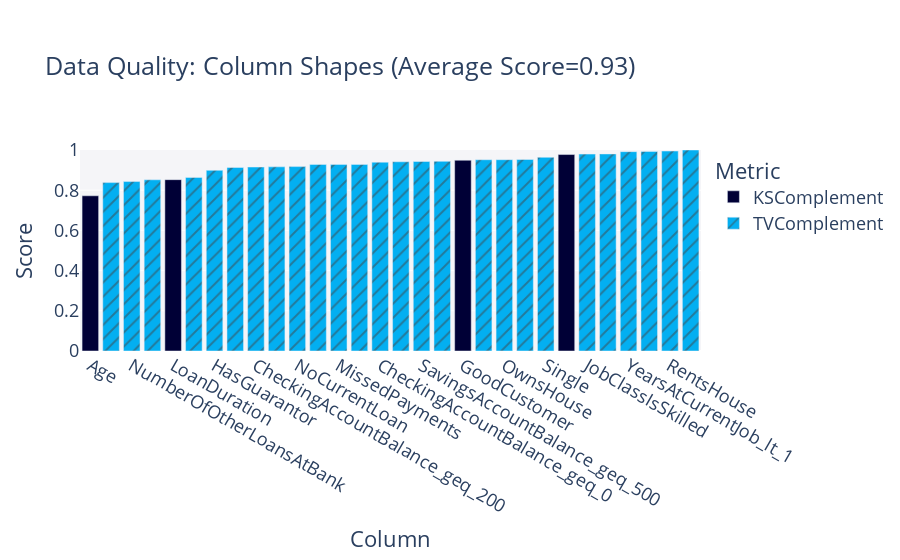

The cell this chart's notebook holds for it:
### Code cell
quality_report.get_visualization('Column Shapes')

### Figure 1 — Plotly figure (JSON) as saved in the notebook; plotly's stock layout.template omitted (floating-point values rounded to 4 significant figures)
{"data": [{"alignmentgroup": "True", "customdata": [["KSComplement"], ["KSComplement"], ["KSComplement"], ["KSComplement"]], "hovertemplate": "<b>%{hovertext}</b><br><br>Metric=%{customdata[0]}<br>Score=%{y}<extra></extra>", "hovertext": ["GoodCustomer", "Age", "LoanDuration", "LoanAmount"], "legendgroup": "KSComplement", "marker": {"color": "#000036", "pattern": {"shape": ""}}, "name": "KSComplement", "offsetgroup": "KSComplement", "orientation": "v", "showlegend": true, "textposition": "auto", "type": "bar", "x": ["GoodCustomer", "Age", "LoanDuration", "LoanAmount"], "xaxis": "x", "y": [0.949, 0.7722, 0.8524, 0.9774], "yaxis": "y"}, {"alignmentgroup": "True", "customdata": [["TVComplement"], ["TVComplement"], ["TVComplement"], ["TVComplement"], ["TVComplement"], ["TVComplement"], ["TVComplement"], ["TVComplement"], ["TVComplement"], ["TVComplement"], ["TVComplement"], ["TVComplement"], ["TVComplement"], ["TVComplement"], ["TVComplement"], ["TVComplement"], ["TVComplement"], ["TVComplement"], ["TVComplement"], ["TVComplement"], ["TVComplement"], ["TVComplement"], ["TVComplement"], ["TVComplement"], ["TVComplement"], ["TVComplement"]], "hovertemplate": "<b>%{hovertext}</b><br><br>Metric=%{customdata[0]}<br>Score=%{y}<extra></extra>", "hovertext": ["Gender", "ForeignWorker", "Single", "PurposeOfLoan", "LoanRateAsPercentOfIncome", "YearsAtCurrentHome", "NumberOfOtherLoansAtBank", "NumberOfLiableIndividuals", "HasTelephone", "CheckingAccountBalance_geq_0", "CheckingAccountBalance_geq_200", "SavingsAccountBalance_geq_100", "SavingsAccountBalance_geq_500", "MissedPayments", "NoCurrentLoan", "CriticalAccountOrLoansElsewhere", "OtherLoansAtBank", "OtherLoansAtStore", "HasCoapplicant", "HasGuarantor", "OwnsHouse", "RentsHouse", "Unemployed", "YearsAtCurrentJob_lt_1", "YearsAtCurrentJob_geq_4", "JobClassIsSkilled"], "legendgroup": "TVComplement", "marker": {"color": "#03AFF1", "pattern": {"shape": "/"}}, "name": "TVComplement", "offsetgroup": "TVComplement", "orientation": "v", "showlegend": true, "textposition": "auto", "type": "bar", "x": ["Gender", "ForeignWorker", "Single", "PurposeOfLoan", "LoanRateAsPercentOfIncome", "YearsAtCurrentHome", "NumberOfOtherLoansAtBank", "NumberOfLiableIndividuals", "HasTelephone", "CheckingAccountBalance_geq_0", "CheckingAccountBalance_geq_200", "SavingsAccountBalance_geq_100", "SavingsAccountBalance_geq_500", "MissedPayments", "NoCurrentLoan", "CriticalAccountOrLoansElsewhere", "OtherLoansAtBank", "OtherLoansAtStore", "HasCoapplicant", "HasGuarantor", "OwnsHouse", "RentsHouse", "Unemployed", "YearsAtCurrentJob_lt_1", "YearsAtCurrentJob_geq_4", "JobClassIsSkilled"], "xaxis": "x", "y": [0.9162, 0.8636, 0.9636, 0.8378, 0.9414, 0.9516, 0.843, 0.9928, 0.9282, 0.9394, 0.9152, 0.9804, 0.9428, 0.9284, 0.9174, 0.9284, 0.9528, 1, 0.8518, 0.8988, 0.9518, 0.9948, 0.913, 0.9918, 0.9436, 0.9796], "yaxis": "y"}], "layout": {"barmode": "relative", "font": {"size": 18}, "legend": {"title": {"text": "Metric"}, "tracegroupgap": 0}, "margin": {"t": 150}, "plot_bgcolor": "#F5F5F8", "title": {"text": "Data Quality: Column Shapes (Average Score=0.93)"}, "xaxis": {"anchor": "y", "categoryorder": "total ascending", "domain": [0, 1], "title": {"text": "Column"}}, "yaxis": {"anchor": "x", "domain": [0, 1], "range": [0, 1], "title": {"text": "Score"}}}}
